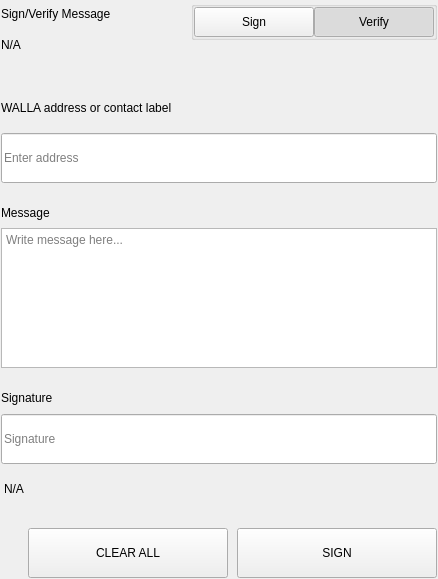
<?xml version="1.0" encoding="UTF-8"?>
<ui version="4.0">
 <class>SettingsSignMessageWidgets</class>
 <widget class="QWidget" name="SettingsSignMessageWidgets">
  <property name="geometry">
   <rect>
    <x>0</x>
    <y>0</y>
    <width>438</width>
    <height>579</height>
   </rect>
  </property>
  <property name="windowTitle">
   <string>Form</string>
  </property>
  <layout class="QVBoxLayout" name="verticalLayout">
   <property name="spacing">
    <number>0</number>
   </property>
   <property name="leftMargin">
    <number>0</number>
   </property>
   <property name="topMargin">
    <number>0</number>
   </property>
   <property name="rightMargin">
    <number>0</number>
   </property>
   <property name="bottomMargin">
    <number>0</number>
   </property>
   <item>
    <widget class="QWidget" name="left" native="true">
     <layout class="QVBoxLayout" name="verticalLayout_3">
      <property name="leftMargin">
       <number>0</number>
      </property>
      <property name="topMargin">
       <number>0</number>
      </property>
      <property name="rightMargin">
       <number>0</number>
      </property>
      <property name="bottomMargin">
       <number>0</number>
      </property>
      <item>
       <widget class="QWidget" name="container_sign" native="true">
        <layout class="QVBoxLayout" name="verticalLayout_2">
         <property name="spacing">
          <number>0</number>
         </property>
         <property name="leftMargin">
          <number>1</number>
         </property>
         <property name="topMargin">
          <number>1</number>
         </property>
         <property name="rightMargin">
          <number>1</number>
         </property>
         <property name="bottomMargin">
          <number>1</number>
         </property>
         <item>
          <layout class="QHBoxLayout" name="horizontalLayout_3" stretch="3,1">
           <property name="spacing">
            <number>40</number>
           </property>
           <item>
            <layout class="QVBoxLayout" name="verticalLayoutTitle">
             <property name="spacing">
              <number>5</number>
             </property>
             <item>
              <widget class="QLabel" name="labelTitle">
               <property name="text">
                <string>Sign/Verify Message</string>
               </property>
              </widget>
             </item>
             <item>
              <widget class="QLabel" name="labelSubtitle1">
               <property name="text">
                <string notr="true">N/A</string>
               </property>
               <property name="wordWrap">
                <bool>true</bool>
               </property>
              </widget>
             </item>
            </layout>
           </item>
           <item alignment="Qt::AlignRight|Qt::AlignTop">
            <widget class="QWidget" name="containerSwitch" native="true">
             <property name="styleSheet">
              <string notr="true">#containerSwitch{
	padding-top:9px;
}</string>
             </property>
             <layout class="QVBoxLayout" name="verticalLayout_6">
              <property name="spacing">
               <number>4</number>
              </property>
              <property name="leftMargin">
               <number>0</number>
              </property>
              <property name="topMargin">
               <number>0</number>
              </property>
              <property name="rightMargin">
               <number>0</number>
              </property>
              <property name="bottomMargin">
               <number>0</number>
              </property>
              <item alignment="Qt::AlignRight">
               <widget class="QGroupBox" name="groupBox">
                <property name="sizePolicy">
                 <sizepolicy hsizetype="Fixed" vsizetype="Preferred">
                  <horstretch>0</horstretch>
                  <verstretch>0</verstretch>
                 </sizepolicy>
                </property>
                <property name="title">
                 <string/>
                </property>
                <property name="alignment">
                 <set>Qt::AlignRight|Qt::AlignTop|Qt::AlignTrailing</set>
                </property>
                <layout class="QHBoxLayout" name="horizontalLayout_4">
                 <property name="spacing">
                  <number>0</number>
                 </property>
                 <property name="leftMargin">
                  <number>0</number>
                 </property>
                 <property name="topMargin">
                  <number>0</number>
                 </property>
                 <property name="rightMargin">
                  <number>0</number>
                 </property>
                 <property name="bottomMargin">
                  <number>0</number>
                 </property>
                 <item>
                  <widget class="QPushButton" name="pushSign">
                   <property name="minimumSize">
                    <size>
                     <width>120</width>
                     <height>30</height>
                    </size>
                   </property>
                   <property name="maximumSize">
                    <size>
                     <width>120</width>
                     <height>30</height>
                    </size>
                   </property>
                   <property name="focusPolicy">
                    <enum>Qt::NoFocus</enum>
                   </property>
                   <property name="text">
                    <string>Sign</string>
                   </property>
                   <property name="checkable">
                    <bool>true</bool>
                   </property>
                   <property name="autoExclusive">
                    <bool>true</bool>
                   </property>
                  </widget>
                 </item>
                 <item>
                  <widget class="QPushButton" name="pushVerify">
                   <property name="minimumSize">
                    <size>
                     <width>120</width>
                     <height>30</height>
                    </size>
                   </property>
                   <property name="maximumSize">
                    <size>
                     <width>120</width>
                     <height>30</height>
                    </size>
                   </property>
                   <property name="focusPolicy">
                    <enum>Qt::NoFocus</enum>
                   </property>
                   <property name="text">
                    <string>Verify</string>
                   </property>
                   <property name="checkable">
                    <bool>true</bool>
                   </property>
                   <property name="checked">
                    <bool>true</bool>
                   </property>
                   <property name="autoExclusive">
                    <bool>true</bool>
                   </property>
                  </widget>
                 </item>
                </layout>
               </widget>
              </item>
              <item alignment="Qt::AlignHCenter|Qt::AlignTop">
               <widget class="QLabel" name="labelSubtitleSwitch">
                <property name="text">
                 <string/>
                </property>
                <property name="alignment">
                 <set>Qt::AlignRight|Qt::AlignTrailing|Qt::AlignVCenter</set>
                </property>
               </widget>
              </item>
             </layout>
            </widget>
           </item>
          </layout>
         </item>
         <item>
          <spacer name="verticalSpacer_2">
           <property name="orientation">
            <enum>Qt::Vertical</enum>
           </property>
           <property name="sizeType">
            <enum>QSizePolicy::Fixed</enum>
           </property>
           <property name="sizeHint" stdset="0">
            <size>
             <width>20</width>
             <height>40</height>
            </size>
           </property>
          </spacer>
         </item>
         <item>
          <widget class="QWidget" name="containerAddress" native="true">
           <property name="sizePolicy">
            <sizepolicy hsizetype="Preferred" vsizetype="Fixed">
             <horstretch>0</horstretch>
             <verstretch>0</verstretch>
            </sizepolicy>
           </property>
           <layout class="QVBoxLayout" name="verticalLayout_5" stretch="0,0">
            <property name="spacing">
             <number>15</number>
            </property>
            <property name="leftMargin">
             <number>0</number>
            </property>
            <property name="topMargin">
             <number>0</number>
            </property>
            <property name="rightMargin">
             <number>0</number>
            </property>
            <property name="bottomMargin">
             <number>0</number>
            </property>
            <item>
             <widget class="QLabel" name="labelSubtitleAddress">
              <property name="minimumSize">
               <size>
                <width>0</width>
                <height>20</height>
               </size>
              </property>
              <property name="maximumSize">
               <size>
                <width>16777215</width>
                <height>20</height>
               </size>
              </property>
              <property name="text">
               <string>WALLA address or contact label</string>
              </property>
             </widget>
            </item>
            <item>
             <widget class="QLineEdit" name="addressIn_SM">
              <property name="minimumSize">
               <size>
                <width>0</width>
                <height>50</height>
               </size>
              </property>
              <property name="maximumSize">
               <size>
                <width>16777215</width>
                <height>50</height>
               </size>
              </property>
              <property name="placeholderText">
               <string>Enter address</string>
              </property>
             </widget>
            </item>
           </layout>
          </widget>
         </item>
         <item>
          <spacer name="verticalSpacer_3">
           <property name="orientation">
            <enum>Qt::Vertical</enum>
           </property>
           <property name="sizeType">
            <enum>QSizePolicy::Fixed</enum>
           </property>
           <property name="sizeHint" stdset="0">
            <size>
             <width>20</width>
             <height>20</height>
            </size>
           </property>
          </spacer>
         </item>
         <item>
          <layout class="QVBoxLayout" name="verticalLayout_9">
           <property name="spacing">
            <number>5</number>
           </property>
           <item>
            <widget class="QLabel" name="labelSubtitleMessage">
             <property name="minimumSize">
              <size>
               <width>0</width>
               <height>20</height>
              </size>
             </property>
             <property name="maximumSize">
              <size>
               <width>16777215</width>
               <height>20</height>
              </size>
             </property>
             <property name="text">
              <string>Message</string>
             </property>
            </widget>
           </item>
           <item>
            <widget class="QPlainTextEdit" name="messageIn_SM">
             <property name="minimumSize">
              <size>
               <width>0</width>
               <height>140</height>
              </size>
             </property>
             <property name="maximumSize">
              <size>
               <width>16777215</width>
               <height>140</height>
              </size>
             </property>
             <property name="placeholderText">
              <string>Write message here...</string>
             </property>
            </widget>
           </item>
          </layout>
         </item>
         <item>
          <spacer name="verticalSpacer_4">
           <property name="orientation">
            <enum>Qt::Vertical</enum>
           </property>
           <property name="sizeType">
            <enum>QSizePolicy::Fixed</enum>
           </property>
           <property name="sizeHint" stdset="0">
            <size>
             <width>20</width>
             <height>20</height>
            </size>
           </property>
          </spacer>
         </item>
         <item>
          <widget class="QWidget" name="widget" native="true">
           <property name="minimumSize">
            <size>
             <width>0</width>
             <height>75</height>
            </size>
           </property>
           <property name="maximumSize">
            <size>
             <width>16777215</width>
             <height>16777215</height>
            </size>
           </property>
           <layout class="QVBoxLayout" name="verticalLayout_4">
            <property name="leftMargin">
             <number>0</number>
            </property>
            <property name="topMargin">
             <number>0</number>
            </property>
            <property name="rightMargin">
             <number>0</number>
            </property>
            <property name="bottomMargin">
             <number>0</number>
            </property>
            <item>
             <widget class="QLabel" name="labelSubtitleSignature">
              <property name="minimumSize">
               <size>
                <width>0</width>
                <height>20</height>
               </size>
              </property>
              <property name="maximumSize">
               <size>
                <width>16777215</width>
                <height>20</height>
               </size>
              </property>
              <property name="text">
               <string>Signature</string>
              </property>
             </widget>
            </item>
            <item>
             <widget class="QLineEdit" name="signatureOut_SM">
              <property name="minimumSize">
               <size>
                <width>0</width>
                <height>50</height>
               </size>
              </property>
              <property name="placeholderText">
               <string>Signature</string>
              </property>
             </widget>
            </item>
           </layout>
          </widget>
         </item>
         <item>
          <widget class="QLabel" name="statusLabel_SM">
           <property name="styleSheet">
            <string notr="true">padding-top:5px;</string>
           </property>
           <property name="text">
            <string notr="true">N/A</string>
           </property>
          </widget>
         </item>
         <item>
          <spacer name="verticalSpacer">
           <property name="orientation">
            <enum>Qt::Vertical</enum>
           </property>
           <property name="sizeType">
            <enum>QSizePolicy::Fixed</enum>
           </property>
           <property name="sizeHint" stdset="0">
            <size>
             <width>20</width>
             <height>20</height>
            </size>
           </property>
          </spacer>
         </item>
         <item>
          <layout class="QHBoxLayout" name="horizontalLayout_7">
           <property name="spacing">
            <number>9</number>
           </property>
           <item>
            <spacer name="horizontalSpacer_5">
             <property name="orientation">
              <enum>Qt::Horizontal</enum>
             </property>
             <property name="sizeType">
              <enum>QSizePolicy::Expanding</enum>
             </property>
             <property name="sizeHint" stdset="0">
              <size>
               <width>40</width>
               <height>20</height>
              </size>
             </property>
            </spacer>
           </item>
           <item>
            <widget class="QPushButton" name="pushButtonClear">
             <property name="minimumSize">
              <size>
               <width>200</width>
               <height>50</height>
              </size>
             </property>
             <property name="focusPolicy">
              <enum>Qt::NoFocus</enum>
             </property>
             <property name="text">
              <string>CLEAR ALL</string>
             </property>
            </widget>
           </item>
           <item>
            <widget class="QPushButton" name="pushButtonSave">
             <property name="minimumSize">
              <size>
               <width>200</width>
               <height>50</height>
              </size>
             </property>
             <property name="maximumSize">
              <size>
               <width>200</width>
               <height>50</height>
              </size>
             </property>
             <property name="focusPolicy">
              <enum>Qt::NoFocus</enum>
             </property>
             <property name="text">
              <string>SIGN</string>
             </property>
            </widget>
           </item>
          </layout>
         </item>
        </layout>
       </widget>
      </item>
     </layout>
    </widget>
   </item>
  </layout>
 </widget>
 <resources/>
 <connections/>
</ui>
